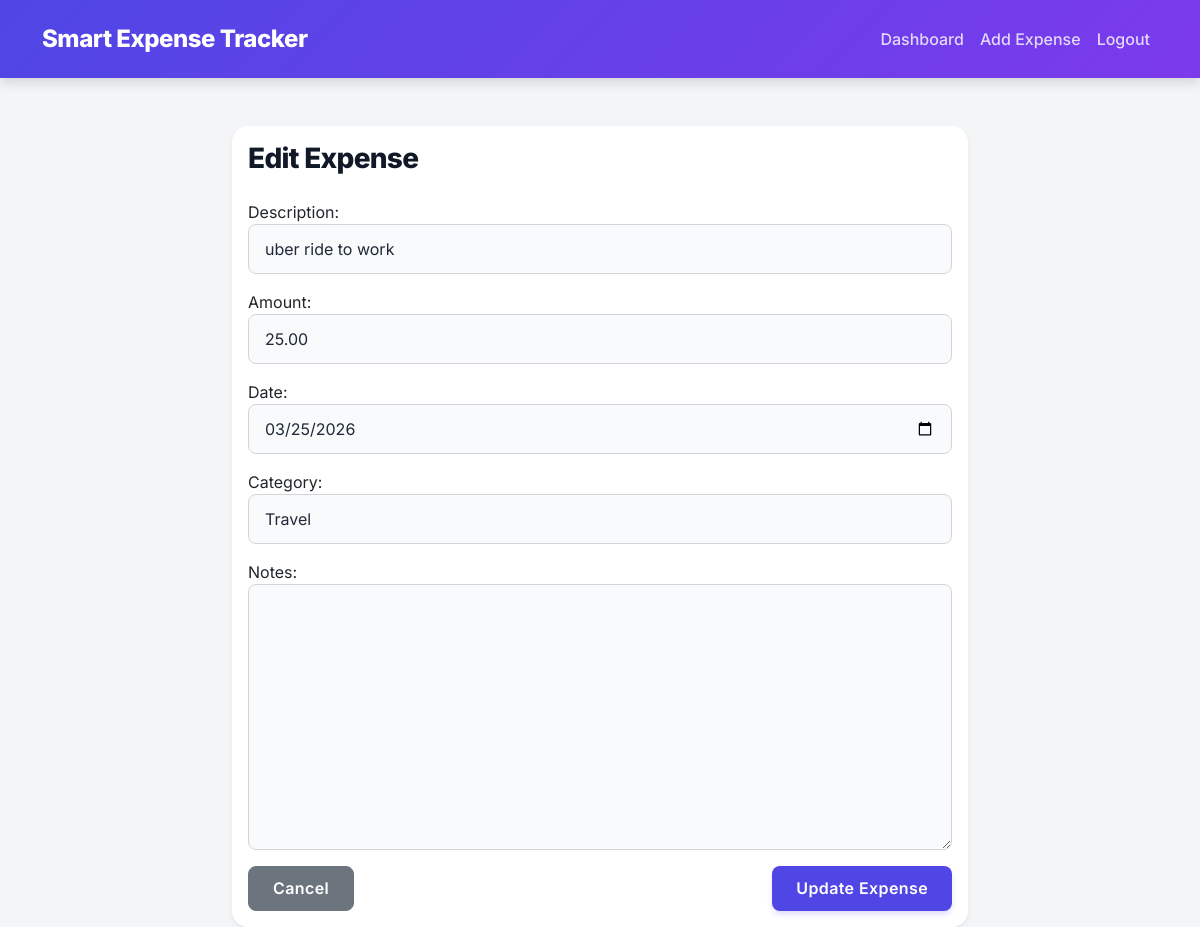
The app's page /edit/1/ (signed in) with its own data.
### expenses/models.py (models this page shows, shortened)
class Expense(models.Model):
    CATEGORY_CHOICES = [
        ('Food', 'Food'),
        ('Travel', 'Travel'),
        ('Utilities', 'Utilities'),
        ('Entertainment', 'Entertainment'),
        ('Shopping', 'Shopping'),
        ('Health', 'Health'),
        ('Other', 'Other'),
    ]
    user = models.ForeignKey(User, on_delete=models.CASCADE)
    description = models.CharField(max_length=255)
    amount = models.DecimalField(max_digits=10, decimal_places=2)
    date = models.DateField()
    category = models.CharField(max_length=50, choices=CATEGORY_CHOICES, default='Other')
    notes = models.TextField(blank=True, null=True)

### expenses/views.py (the view)
# urls.py: path('edit/<int:expense_id>/', views.edit_expense, name='edit_expense'),
@login_required
def edit_expense(request, expense_id):
    expense = get_object_or_404(Expense, id=expense_id, user=request.user)
    if request.method == 'POST':
        form = ExpenseForm(request.POST, instance=expense)
        if form.is_valid():
            form.save()
            messages.success(request, 'Expense updated successfully!')
            return redirect('dashboard')
    else:
        form = ExpenseForm(instance=expense)
    return render(request, 'expenses/edit_expense.html', {'form': form, 'expense': expense})

### expenses/forms.py
class ExpenseForm(forms.ModelForm):
    class Meta:
        model = Expense
        fields = ['description', 'amount', 'date', 'category', 'notes']
        widgets = {
            'date': forms.DateInput(attrs={'type': 'date'}),
        }
    def __init__(self, *args, **kwargs):
        super().__init__(*args, **kwargs)
        for field in self.fields.values():
            field.widget.attrs['class'] = 'form-control'

### expenses/templates/expenses/edit_expense.html (shortened to what this page needs)
{% extends "base.html" %}
{% block content %}
<div class="row justify-content-center">
    <div class="col-md-8">
        <div class="card shadow-sm">
            <div class="card-body">
                <h3 class="card-title mb-4">Edit Expense</h3>
                <form method="POST">
                    {{ form.as_p }}
                    <div class="d-flex justify-content-between">
                        <a href="{% url 'dashboard' %}" class="btn btn-secondary">Cancel</a>
                        <button type="submit" class="btn btn-primary">Update Expense</button>
                    </div>
                </form>
            </div>
        </div>
    </div>
</div>
{% endblock %}

### templates/base.html (style rules this page uses)
:root { --primary: #4f46e5; --primary-hover: #4338ca; --secondary: #ec4899; --bg-color: #f4f5f7; --card-bg: #ffffff; --text-main: #1f2937; --text-muted: #6b7280; --shadow-sm: 0 1px 2px 0 rgba(0, 0, 0, 0.05); --shadow-md: 0 4px 6px -1px rgba(0, 0, 0, 0.1), 0 2px 4px -1px rgba(0, 0, 0, 0.06); --shadow-lg: 0 10px 15px -3px rgba(0, 0, 0, 0.1), 0 4px 6px -2px rgba(0, 0, 0, 0.05); --shadow-colored: 0 10px 15px -3px rgba(79, 70, 229, 0.3); }
body { font-family: 'Inter', system-ui, sans-serif; background-color: var(--bg-color); color: var(--text-main); -webkit-font-smoothing: antialiased; }
.card { border: none; border-radius: 16px; box-shadow: var(--shadow-md); background: var(--card-bg); transition: transform 0.3s ease, box-shadow 0.3s ease; }
h2, h3, h5, .card-title { font-weight: 800; color: #111827; letter-spacing: -0.025em; }
.btn { border-radius: 8px; font-weight: 600; padding: 0.6rem 1.5rem; transition: all 0.2s ease; letter-spacing: 0.025em; }
.btn-primary { background-color: var(--primary); border: none; color: #fff; box-shadow: 0 4px 6px -1px rgba(79, 70, 229, 0.2); }
.form-control { border-radius: 8px; padding: 0.75rem 1rem; border: 1px solid #d1d5db; background-color: #f9fafb; color: var(--text-main); transition: all 0.2s ease; }

### records on screen
Expense: description "uber ride to work", amount "25.00", date "03/25/2026", category "Travel"
